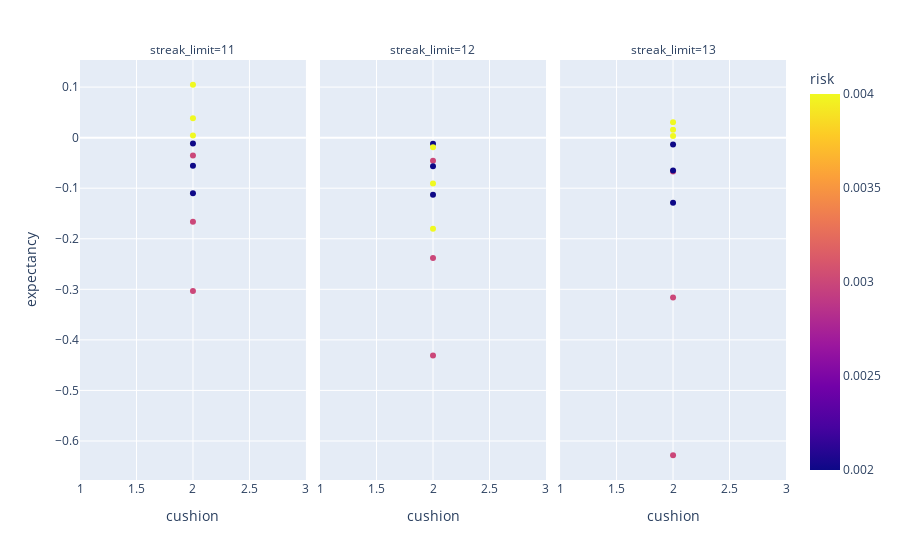

Notebook code for this chart:
### Code cell
px.scatter(df, x = 'cushion', y = 'expectancy', color = 'risk', facet_col='streak_limit')

### Figure 1 — Plotly figure (JSON) as saved in the notebook; plotly's stock layout.template omitted (floating-point values rounded to 4 significant figures)
{"data": [{"hovertemplate": "streak_limit=11<br>cushion=%{x}<br>expectancy=%{y}<br>risk=%{marker.color}<extra></extra>", "legendgroup": "", "marker": {"color": [0.002, 0.003, 0.004, 0.002, 0.003, 0.004, 0.002, 0.003, 0.004], "coloraxis": "coloraxis", "symbol": "circle"}, "mode": "markers", "name": "", "orientation": "v", "showlegend": false, "type": "scatter", "x": [2, 2, 2, 2, 2, 2, 2, 2, 2], "xaxis": "x", "y": [-0.01163, -0.03508, 0.004258, -0.05538, -0.1664, 0.1046, -0.1101, -0.3034, 0.03828], "yaxis": "y"}, {"hovertemplate": "streak_limit=12<br>cushion=%{x}<br>expectancy=%{y}<br>risk=%{marker.color}<extra></extra>", "legendgroup": "", "marker": {"color": [0.002, 0.003, 0.004, 0.002, 0.003, 0.004, 0.002, 0.003, 0.004], "coloraxis": "coloraxis", "symbol": "circle"}, "mode": "markers", "name": "", "orientation": "v", "showlegend": false, "type": "scatter", "x": [2, 2, 2, 2, 2, 2, 2, 2, 2], "xaxis": "x2", "y": [-0.01192, -0.04574, -0.01901, -0.05674, -0.2382, -0.09058, -0.1128, -0.4308, -0.1801], "yaxis": "y2"}, {"hovertemplate": "streak_limit=13<br>cushion=%{x}<br>expectancy=%{y}<br>risk=%{marker.color}<extra></extra>", "legendgroup": "", "marker": {"color": [0.002, 0.003, 0.004, 0.002, 0.003, 0.004, 0.002, 0.003, 0.004], "coloraxis": "coloraxis", "symbol": "circle"}, "mode": "markers", "name": "", "orientation": "v", "showlegend": false, "type": "scatter", "x": [2, 2, 2, 2, 2, 2, 2, 2, 2], "xaxis": "x3", "y": [-0.01364, -0.06677, 0.003436, -0.06485, -0.3162, 0.01547, -0.1289, -0.6282, 0.03061], "yaxis": "y3"}], "layout": {"annotations": [{"font": {}, "showarrow": false, "text": "streak_limit=11", "x": 0.16, "xanchor": "center", "xref": "paper", "y": 1, "yanchor": "bottom", "yref": "paper"}, {"font": {}, "showarrow": false, "text": "streak_limit=12", "x": 0.5, "xanchor": "center", "xref": "paper", "y": 1, "yanchor": "bottom", "yref": "paper"}, {"font": {}, "showarrow": false, "text": "streak_limit=13", "x": 0.84, "xanchor": "center", "xref": "paper", "y": 1, "yanchor": "bottom", "yref": "paper"}], "coloraxis": {"colorbar": {"title": {"text": "risk"}}, "colorscale": [[0, "#0d0887"], [0.1111, "#46039f"], [0.2222, "#7201a8"], [0.3333, "#9c179e"], [0.4444, "#bd3786"], [0.5556, "#d8576b"], [0.6667, "#ed7953"], [0.7778, "#fb9f3a"], [0.8889, "#fdca26"], [1, "#f0f921"]]}, "legend": {"tracegroupgap": 0}, "margin": {"t": 60}, "xaxis": {"anchor": "y", "domain": [0, 0.32], "title": {"text": "cushion"}}, "xaxis2": {"anchor": "y2", "domain": [0.34, 0.66], "matches": "x", "title": {"text": "cushion"}}, "xaxis3": {"anchor": "y3", "domain": [0.68, 1.0], "matches": "x", "title": {"text": "cushion"}}, "yaxis": {"anchor": "x", "domain": [0, 1], "title": {"text": "expectancy"}}, "yaxis2": {"anchor": "x2", "domain": [0, 1], "matches": "y", "showticklabels": false}, "yaxis3": {"anchor": "x3", "domain": [0, 1], "matches": "y", "showticklabels": false}}}
